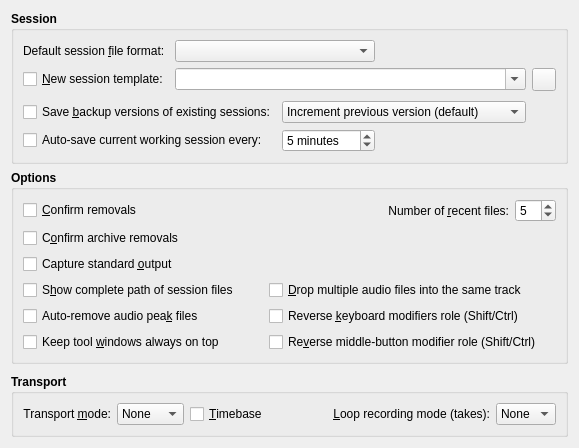
     <widget class="QWidget" name="GeneralTabPage">
      <attribute name="title">
       <string>&amp;General</string>
      </attribute>
      <layout class="QVBoxLayout">
       <item>
        <widget class="QGroupBox" name="GeneralSessionGroupBox">
         <property name="font">
          <font>
           <weight>75</weight>
           <bold>true</bold>
          </font>
         </property>
         <property name="title">
          <string>Session</string>
         </property>
         <property name="flat">
          <bool>true</bool>
         </property>
         <layout class="QGridLayout">
          <item row="0" column="0">
           <widget class="QLabel" name="SessionFormatTextLabel">
            <property name="font">
             <font>
              <weight>50</weight>
              <bold>false</bold>
             </font>
            </property>
            <property name="text">
             <string>Default session &amp;file format:</string>
            </property>
            <property name="buddy">
             <cstring>TransportModeComboBox</cstring>
            </property>
           </widget>
          </item>
          <item row="0" column="1" colspan="2">
           <widget class="QComboBox" name="SessionFormatComboBox">
            <property name="font">
             <font>
              <weight>50</weight>
              <bold>false</bold>
             </font>
            </property>
            <property name="toolTip">
             <string>Default session file format (suffix)</string>
            </property>
           </widget>
          </item>
          <item row="0" column="2" colspan="2">
           <spacer>
            <property name="orientation">
             <enum>Qt::Horizontal</enum>
            </property>
            <property name="sizeHint">
             <size>
              <width>120</width>
              <height>20</height>
             </size>
            </property>
           </spacer>
          </item>
          <item row="1" column="0">
           <widget class="QCheckBox" name="SessionTemplateCheckBox">
            <property name="font">
             <font>
              <weight>50</weight>
              <bold>false</bold>
             </font>
            </property>
            <property name="toolTip">
             <string>Whether to create new sessions based on template</string>
            </property>
            <property name="text">
             <string>&amp;New session template:</string>
            </property>
           </widget>
          </item>
          <item row="1" column="1" colspan="4">
           <widget class="QComboBox" name="SessionTemplatePathComboBox">
            <property name="sizePolicy">
             <sizepolicy hsizetype="Expanding" vsizetype="Fixed">
              <horstretch>1</horstretch>
              <verstretch>0</verstretch>
             </sizepolicy>
            </property>
            <property name="minimumSize">
             <size>
              <width>320</width>
              <height>0</height>
             </size>
            </property>
            <property name="font">
             <font>
              <weight>50</weight>
              <bold>false</bold>
             </font>
            </property>
            <property name="toolTip">
             <string>New session template</string>
            </property>
            <property name="editable">
             <bool>true</bool>
            </property>
           </widget>
          </item>
          <item row="1" column="5">
           <widget class="QToolButton" name="SessionTemplatePathToolButton">
            <property name="minimumSize">
             <size>
              <width>22</width>
              <height>22</height>
             </size>
            </property>
            <property name="maximumSize">
             <size>
              <width>24</width>
              <height>24</height>
             </size>
            </property>
            <property name="font">
             <font>
              <weight>50</weight>
              <bold>false</bold>
             </font>
            </property>
            <property name="toolTip">
             <string>Browse for new session template</string>
            </property>
            <property name="icon">
             <iconset resource="qtractor.qrc">:/images/fileOpen.png</iconset>
            </property>
           </widget>
          </item>
          <item row="2" column="0" colspan="5">
           <spacer>
            <property name="orientation">
             <enum>Qt::Vertical</enum>
            </property>
            <property name="sizeHint">
             <size>
              <width>20</width>
              <height>4</height>
             </size>
            </property>
           </spacer>
          </item>
          <item row="3" column="0" colspan="2">
           <widget class="QCheckBox" name="SessionBackupCheckBox">
            <property name="font">
             <font>
              <weight>50</weight>
              <bold>false</bold>
             </font>
            </property>
            <property name="toolTip">
             <string>Whether to save backup versions of existing sessions</string>
            </property>
            <property name="text">
             <string>Save &amp;backup versions of existing sessions:</string>
            </property>
           </widget>
          </item>
          <item row="3" column="2" colspan="3">
           <widget class="QComboBox" name="SessionBackupModeComboBox">
            <property name="font">
             <font>
              <weight>50</weight>
              <bold>false</bold>
             </font>
            </property>
            <property name="toolTip">
             <string>Which mode to rename existing session files</string>
            </property>
            <item>
             <property name="text">
              <string>Increment previous version (default)</string>
             </property>
            </item>
            <item>
             <property name="text">
              <string>Increment current version</string>
             </property>
            </item>
           </widget>
          </item>
          <item row="4" column="0" colspan="2">
           <widget class="QCheckBox" name="SessionAutoSaveCheckBox">
            <property name="font">
             <font>
              <weight>50</weight>
              <bold>false</bold>
             </font>
            </property>
            <property name="toolTip">
             <string>Whether to enable session auto-save (crash-recovery)</string>
            </property>
            <property name="text">
             <string>Auto-save current working session every:</string>
            </property>
           </widget>
          </item>
          <item row="4" column="2">
           <widget class="QSpinBox" name="SessionAutoSaveSpinBox">
            <property name="font">
             <font>
              <weight>50</weight>
              <bold>false</bold>
             </font>
            </property>
            <property name="toolTip">
             <string>Auto-save period (minutes)</string>
            </property>
            <property name="suffix">
             <string> minutes</string>
            </property>
            <property name="minimum">
             <number>2</number>
            </property>
            <property name="maximum">
             <number>120</number>
            </property>
            <property name="value">
             <number>5</number>
            </property>
           </widget>
          </item>
         </layout>
        </widget>
       </item>
       <item>
        <widget class="QGroupBox" name="GeneralOptionsGroupBox">
         <property name="font">
          <font>
           <weight>75</weight>
           <bold>true</bold>
          </font>
         </property>
         <property name="title">
          <string>Options</string>
         </property>
         <property name="flat">
          <bool>true</bool>
         </property>
         <layout class="QGridLayout">
          <item row="0" column="0">
           <widget class="QCheckBox" name="ConfirmRemoveCheckBox">
            <property name="font">
             <font>
              <weight>50</weight>
              <bold>false</bold>
             </font>
            </property>
            <property name="toolTip">
             <string>Whether to ask for confirmation on removal</string>
            </property>
            <property name="text">
             <string>&amp;Confirm removals</string>
            </property>
           </widget>
          </item>
          <item row="1" column="0">
           <widget class="QCheckBox" name="ConfirmArchiveCheckBox">
            <property name="font">
             <font>
              <weight>50</weight>
              <bold>false</bold>
             </font>
            </property>
            <property name="toolTip">
             <string>Whether to ask for confirmation on archive directory removal</string>
            </property>
            <property name="text">
             <string>C&amp;onfirm archive removals</string>
            </property>
           </widget>
          </item>
          <item row="0" column="2">
           <widget class="QLabel" name="MaxRecentFilesTextLabel">
            <property name="font">
             <font>
              <weight>50</weight>
              <bold>false</bold>
             </font>
            </property>
            <property name="text">
             <string>Number of &amp;recent files:</string>
            </property>
            <property name="alignment">
             <set>Qt::AlignRight|Qt::AlignTrailing|Qt::AlignVCenter</set>
            </property>
            <property name="buddy">
             <cstring>MaxRecentFilesSpinBox</cstring>
            </property>
           </widget>
          </item>
          <item row="0" column="3">
           <widget class="QSpinBox" name="MaxRecentFilesSpinBox">
            <property name="sizePolicy">
             <sizepolicy hsizetype="Fixed" vsizetype="Fixed">
              <horstretch>0</horstretch>
              <verstretch>0</verstretch>
             </sizepolicy>
            </property>
            <property name="font">
             <font>
              <weight>50</weight>
              <bold>false</bold>
             </font>
            </property>
            <property name="toolTip">
             <string>The maximum number of recent files to keep in menu</string>
            </property>
            <property name="minimum">
             <number>0</number>
            </property>
            <property name="maximum">
             <number>20</number>
            </property>
            <property name="value">
             <number>5</number>
            </property>
           </widget>
          </item>
          <item row="2" column="0">
           <widget class="QCheckBox" name="StdoutCaptureCheckBox">
            <property name="font">
             <font>
              <weight>50</weight>
              <bold>false</bold>
             </font>
            </property>
            <property name="toolTip">
             <string>Whether to capture standard output (stdout/stderr) into messages window</string>
            </property>
            <property name="text">
             <string>Capture standard &amp;output</string>
            </property>
           </widget>
          </item>
          <item row="3" column="0">
           <widget class="QCheckBox" name="CompletePathCheckBox">
            <property name="font">
             <font>
              <weight>50</weight>
              <bold>false</bold>
             </font>
            </property>
            <property name="toolTip">
             <string>Whether to show the complete directory path of loaded session files</string>
            </property>
            <property name="text">
             <string>S&amp;how complete path of session files</string>
            </property>
           </widget>
          </item>
          <item row="4" column="0">
           <widget class="QCheckBox" name="PeakAutoRemoveCheckBox">
            <property name="font">
             <font>
              <weight>50</weight>
              <bold>false</bold>
             </font>
            </property>
            <property name="toolTip">
             <string>Whether to remove audio peak files on session close</string>
            </property>
            <property name="text">
             <string>Auto-remove audio pea&amp;k files</string>
            </property>
           </widget>
          </item>
          <item row="5" column="0">
           <widget class="QCheckBox" name="KeepToolsOnTopCheckBox">
            <property name="font">
             <font>
              <weight>50</weight>
              <bold>false</bold>
             </font>
            </property>
            <property name="toolTip">
             <string>Whether to keep all tool windows on top of the main window</string>
            </property>
            <property name="text">
             <string>Keep tool &amp;windows always on top</string>
            </property>
           </widget>
          </item>
          <item row="3" column="2" colspan="2">
           <widget class="QCheckBox" name="TrackViewDropSpanCheckBox">
            <property name="font">
             <font>
              <weight>50</weight>
              <bold>false</bold>
             </font>
            </property>
            <property name="toolTip">
             <string>Whether to try dropping multiple audio files into the same track</string>
            </property>
            <property name="text">
             <string>&amp;Drop multiple audio files into the same track</string>
            </property>
           </widget>
          </item>
          <item row="4" column="2" colspan="2">
           <widget class="QCheckBox" name="ShiftKeyModifierCheckBox">
            <property name="font">
             <font>
              <weight>50</weight>
              <bold>false</bold>
             </font>
            </property>
            <property name="toolTip">
             <string>Whether to reverse keyboard modifiers role on transport positioning (Shift/Ctrl)</string>
            </property>
            <property name="text">
             <string>Reverse &amp;keyboard modifiers role (Shift/Ctrl)</string>
            </property>
           </widget>
          </item>
          <item row="5" column="2" colspan="2">
           <widget class="QCheckBox" name="MidButtonModifierCheckBox">
            <property name="font">
             <font>
              <weight>50</weight>
              <bold>false</bold>
             </font>
            </property>
            <property name="toolTip">
             <string>Whether to reverse mouse middle-button role on keyboard modifiers (Shift/Ctrl)</string>
            </property>
            <property name="text">
             <string>Re&amp;verse middle-button modifier role (Shift/Ctrl)</string>
            </property>
           </widget>
          </item>
         </layout>
        </widget>
       </item>
       <item>
        <spacer>
         <property name="orientation">
          <enum>Qt::Vertical</enum>
         </property>
         <property name="sizeHint">
          <size>
           <width>20</width>
           <height>4</height>
          </size>
         </property>
        </spacer>
       </item>
       <item>
        <widget class="QGroupBox" name="GeneralTransportGroupBox">
         <property name="font">
          <font>
           <weight>75</weight>
           <bold>true</bold>
          </font>
         </property>
         <property name="title">
          <string>Transport</string>
         </property>
         <property name="flat">
          <bool>true</bool>
         </property>
         <layout class="QGridLayout">
          <item row="0" column="0">
           <widget class="QLabel" name="TransportModeTextLabel">
            <property name="font">
             <font>
              <weight>50</weight>
              <bold>false</bold>
             </font>
            </property>
            <property name="text">
             <string>Transport &amp;mode:</string>
            </property>
            <property name="alignment">
             <set>Qt::AlignRight|Qt::AlignTrailing|Qt::AlignVCenter</set>
            </property>
            <property name="buddy">
             <cstring>TransportModeComboBox</cstring>
            </property>
           </widget>
          </item>
          <item row="0" column="1">
           <widget class="QComboBox" name="TransportModeComboBox">
            <property name="font">
             <font>
              <weight>50</weight>
              <bold>false</bold>
             </font>
            </property>
            <property name="toolTip">
             <string>Transport control mode (JACK)</string>
            </property>
            <item>
             <property name="icon">
              <iconset resource="qtractor.qrc">:/images/transportModeNone.png</iconset>
             </property>
             <property name="text">
              <string>None</string>
             </property>
            </item>
            <item>
             <property name="icon">
              <iconset resource="qtractor.qrc">:/images/transportModeSlave.png</iconset>
             </property>
             <property name="text">
              <string>Slave</string>
             </property>
            </item>
            <item>
             <property name="icon">
              <iconset resource="qtractor.qrc">:/images/transportModeMaster.png</iconset>
             </property>
             <property name="text">
              <string>Master</string>
             </property>
            </item>
            <item>
             <property name="icon">
              <iconset resource="qtractor.qrc">:/images/transportModeFull.png</iconset>
             </property>
             <property name="text">
              <string>Full</string>
             </property>
            </item>
           </widget>
          </item>
          <item row="0" column="2">
           <widget class="QCheckBox" name="TimebaseCheckBox">
            <property name="font">
             <font>
              <weight>50</weight>
              <bold>false</bold>
             </font>
            </property>
            <property name="toolTip">
             <string>Whether to start as timebase master (JACK)</string>
            </property>
            <property name="text">
             <string>&amp;Timebase</string>
            </property>
           </widget>
          </item>
          <item row="0" column="3">
           <spacer>
            <property name="orientation">
             <enum>Qt::Horizontal</enum>
            </property>
            <property name="sizeHint">
             <size>
              <width>20</width>
              <height>20</height>
             </size>
            </property>
           </spacer>
          </item>
          <item row="0" column="4">
           <widget class="QLabel" name="LoopRecordingModeTextLabel">
            <property name="font">
             <font>
              <weight>50</weight>
              <bold>false</bold>
             </font>
            </property>
            <property name="text">
             <string>&amp;Loop recording mode (takes):</string>
            </property>
            <property name="alignment">
             <set>Qt::AlignRight|Qt::AlignTrailing|Qt::AlignVCenter</set>
            </property>
            <property name="buddy">
             <cstring>LoopRecordingModeComboBox</cstring>
            </property>
           </widget>
          </item>
          <item row="0" column="5">
           <widget class="QComboBox" name="LoopRecordingModeComboBox">
            <property name="font">
             <font>
              <weight>50</weight>
              <bold>false</bold>
             </font>
            </property>
            <property name="toolTip">
             <string>Loop recording mode (takes)</string>
            </property>
            <item>
             <property name="text">
              <string>None</string>
             </property>
            </item>
            <item>
             <property name="text">
              <string>First</string>
             </property>
            </item>
            <item>
             <property name="text">
              <string>Last</string>
             </property>
            </item>
           </widget>
          </item>
         </layout>
        </widget>
       </item>
      </layout>
     </widget>
